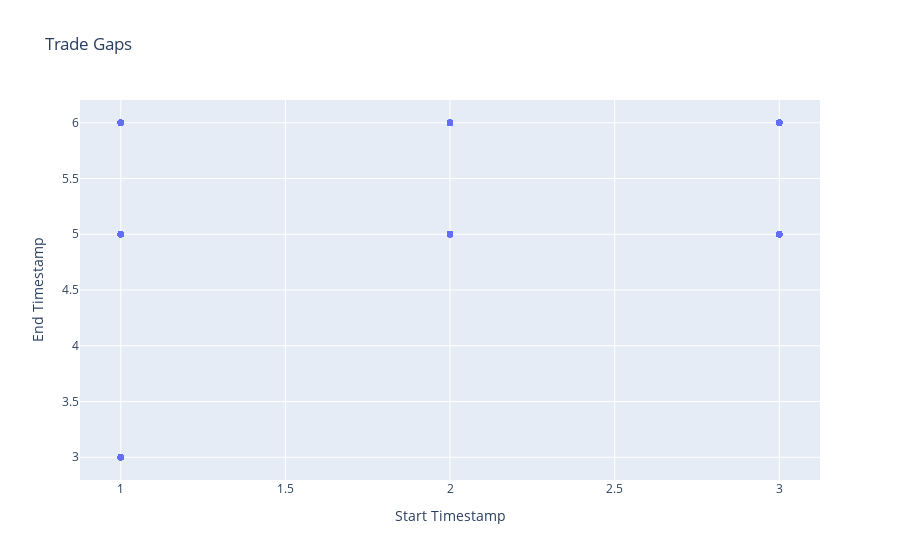

Source (notebook cell):
### Code cell
def main():
    trade_data = fetch_trade_data()
    trade_data_dict = trade_data.to_dict(orient='records')
    
    with driver.session() as session:
        session.execute_write(create_trade_nodes, trade_data_dict)
        session.execute_write(create_trade_relationships)
        gaps = session.execute_read(detect_gaps)

    visualize_gaps(gaps)
    visualize_trade_graph(trade_data)
    compare_with_expected_patterns(trade_data)

# Ensure driver is closed after main() execution
if __name__ == "__main__":
    main()
    #driver.close()  # Closing driver after all processing is done

### Figure 1 — Plotly figure (JSON) as saved in the notebook; plotly's stock layout.template omitted (floating-point values rounded to 4 significant figures; data arrays with more than 128 entries replaced by an {"elided": "..."} marker saying what was removed)
{"data": [{"hovertemplate": "Start Timestamp=%{x}<br>End Timestamp=%{y}<extra></extra>", "legendgroup": "", "marker": {"color": "#636efa", "symbol": "circle"}, "mode": "markers", "name": "", "orientation": "v", "showlegend": false, "type": "scatter", "x": {"elided": "567 int values"}, "xaxis": "x", "y": {"elided": "567 int values"}, "yaxis": "y"}], "layout": {"autosize": true, "legend": {"tracegroupgap": 0}, "title": {"text": "Trade Gaps"}, "xaxis": {"anchor": "y", "autorange": true, "domain": [0, 1], "range": [0.879, 3.121], "title": {"text": "Start Timestamp"}, "type": "linear"}, "yaxis": {"anchor": "x", "autorange": true, "domain": [0, 1], "range": [2.752, 6.248], "title": {"text": "End Timestamp"}, "type": "linear"}}}
